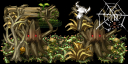

The image is a tile-based game level rendered from a .tmx file. Its description and complete source (layers, tilesets, objects, tile grids) follow:
An orthogonal 4x2 tile map with 32x32 px tiles, 4 tile layers (Tile Layer 0, Tile Layer 1, Tile Layer 2, Tile Layer 3).

<map version="1.9" tiledversion="1.9.2" orientation="orthogonal" renderorder="right-down" width="4" height="2" tilewidth="32" tileheight="32" infinite="0" nextlayerid="5" nextobjectid="1">
 <tileset firstgid="1" source="../schwarzeNacht/d8c5ral-fe16b808-4434-413d-a45a-6bb7df33a463.tsx" />
 <layer id="4" name="Tile Layer 0" width="4" height="2">
  <data encoding="csv">
39,40,0,0,
0,39,40,0
</data>
 </layer>
 <layer id="2" name="Tile Layer 1" width="4" height="2">
  <data encoding="csv">
0,0,0,0,
186,187,188,189
</data>
 </layer>
 <layer id="1" name="Tile Layer 2" width="4" height="2">
  <data encoding="csv">
71,72,71,72,
87,88,87,88
</data>
 </layer>
 <layer id="3" name="Tile Layer 3" width="4" height="2">
  <data encoding="csv">
142,0,175,4,
158,0,2,0
</data>
 </layer>
</map>
